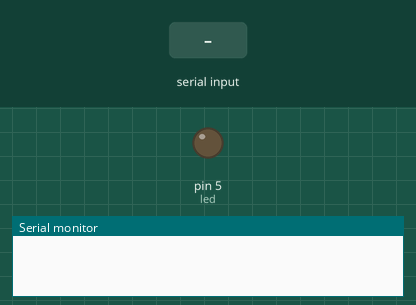
Bench run of a sketch on a simulated Arduino Uno, built with avr-gcc and run on an emulated ATmega328P. On the bench: output pins drawn as LEDs (lit = HIGH), the last lines printed to the serial monitor. Dashed ring = blinking. The test bench sets the inputs (shaded band).

Above: at 1.2 s.
1.3 s: "a" received over Serial
At 1.7 s:
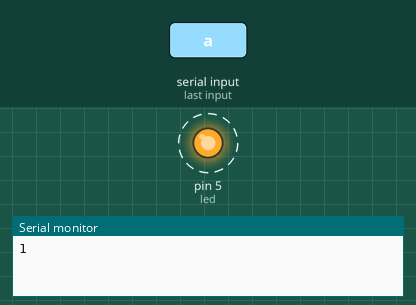
4.3 s: "b" received over Serial
At 5.3 s:
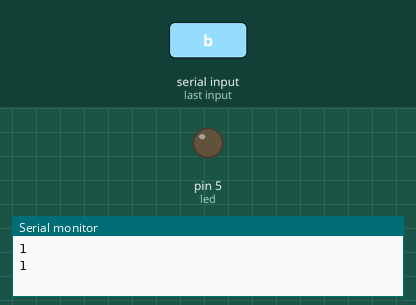
Timing chart, 0 to 7.3 s (numbered marks = the images above; inputs shaded):
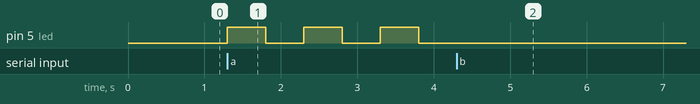

The sketch:

2.ino
```cpp
int led = 5;
char a;
char b;

void setup() {
  Serial.begin(9600);
  pinMode(led, OUTPUT);
}

void loop() {

  if (Serial.available() > 0) {
    Serial.println(Serial.available());
    a = Serial.read();
    b = Serial.read();
  }

  if (a == 'a') {
    digitalWrite(led, 1);
    delay(500);
    digitalWrite(led, 0);
    delay(500);
  } else if (a == 'b') {
    digitalWrite(led, 0);
    delay(500);
  }
}
```

Measured:
- after the input at 1.3 s, pin 5 (led): alternates HIGH for 0.50 s and LOW for 0.50 s, starting at once
- after the input at 4.3 s, pin 5 (led): stops changing and stays LOW
